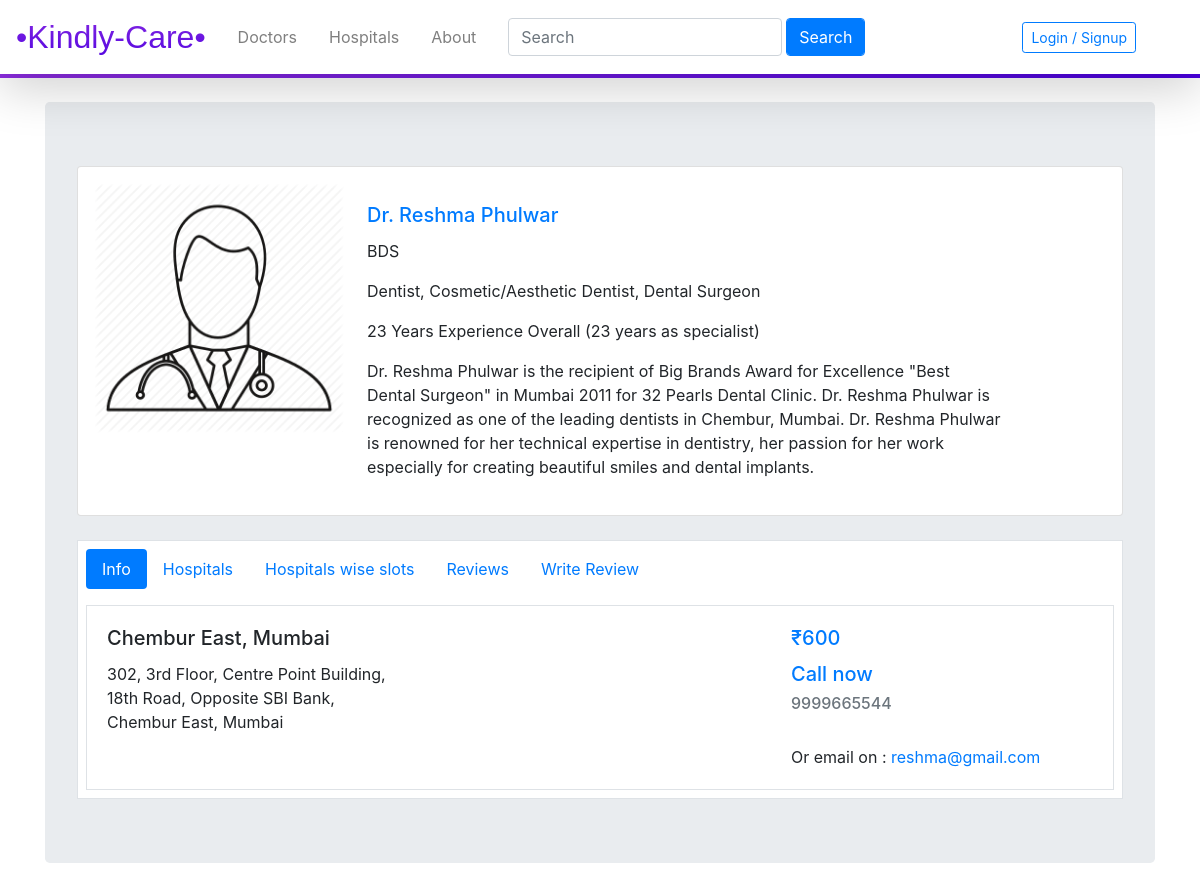
The app's page /doctor1, older data.
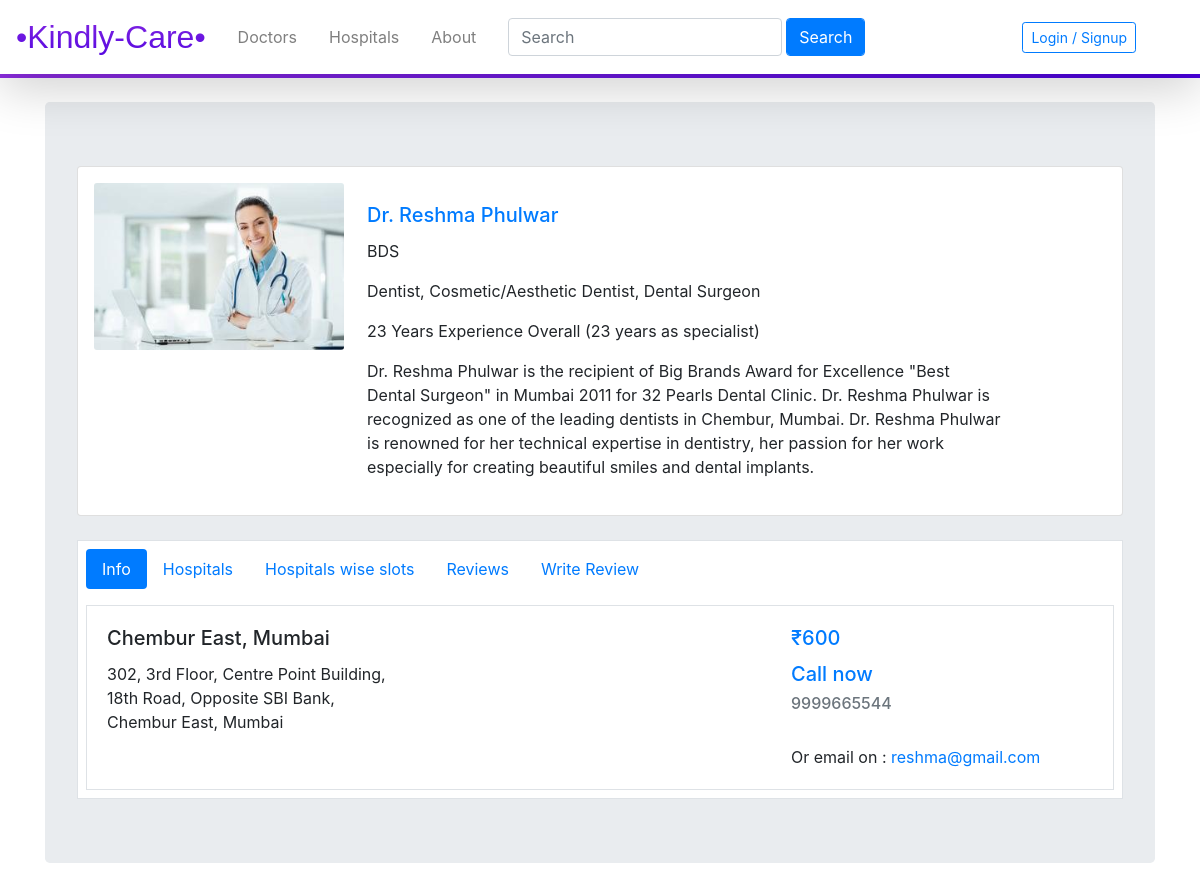
The same page, newer data.
### kindlycare/models.py (models this page shows, shortened)
class Doctors(db.Model, UserMixin):
    __tablename__ = 'doctors'
    id = db.Column(db.Integer,primary_key = True)
    name = db.Column(db.String(20),nullable = False)
    password = db.Column(db.String(20))
    email = db.Column(db.String(64),unique = True,index = True)
    qualification = db.Column(db.String(50),nullable = False)
    specialization = db.Column(db.String(140))
    consultation_fees = db.Column(db.Integer, nullable = False)
    profile_image = db.Column(db.String(64),default = 'default_image.jpg')
    experience = db.Column(db.Text,nullable = False)
    contact_number = db.Column(db.String(10),nullable = False)
    description = db.Column(db.Text,nullable = False)
    address_line_1 = db.Column(db.Text,nullable = False,default='India')
    address_line_2 = db.Column(db.Text,nullable = False,default='India')
    address_line_3 = db.Column(db.Text,nullable = False,default='India')
    reviews = db.relationship('Reviews',backref='doctor')
    slots = db.relationship('Slots',backref='doctor')
    appointments = db.relationship('Appointments',backref='doctor')
    hospitals_name = db.relationship('Hospitals',secondary=relate, backref = db.backref('doctor', lazy = True))

### kindlycare/doctors/views.py (the view, shortened to what this page needs)
@doctors.route('/doctor<int:doctor_id>', methods=['GET', 'POST'])
def viewDoctor(doctor_id):
    doc = Doctors.query.filter_by(id=doctor_id).first()
    address = doc.address_line_1+', '+doc.address_line_2+', '+doc.address_line_3
    reviews = Reviews.query.filter_by(doctor_id=doc.id).all()
    slots = Slots.query.filter_by(doc_id=doctor_id).all()
    current_date = str(datetime.now().time())
    my_date = date.today()
    current_day = calendar.day_name[my_date.weekday()]
    for slot in slots:
        print(slot.hospital_name)
    form = ReviewForm()
    return render_template('doctors.html', doc=doc, address=address, reviews=reviews, form=form, slots=slots, current_date=current_date, current_day=current_day)

### kindlycare/doctors/forms.py
class ReviewForm(FlaskForm):
    name = StringField('Your name', validators=[DataRequired()])
    content = TextAreaField('Your feedback', validators=[DataRequired()])
    rating = SelectField('Your rating', validators=[DataRequired()], choices=[
                         ('1', '1'), ('2', '2'), ('3', '3'), ('4', '4'), ('5', '5')])
    submit = SubmitField('Submit')

### kindlycare/templates/doctors.html (shortened to what this page needs)
{% extends 'base.html' %}
{% block content %}
<br>
<div class="jumbotron">
    <div class="card container bg-white p-3">
        <div class="row no-gutters">
            <div class="col-md-3">
                {% if doc.profile_picture %}
                <img src="{{url_for('static',filename='profile_pics/'+doc.profile_image)}}" class="card-img" alt="..."
                    style="width: fit-content;">
                {% else %}
                <img src="{{url_for('static',filename='profile_pics/'+doc.profile_image)}}" class="card-img" alt="..."
                    style="width: 250px;">
                {% endif %}
            </div>
            <div class="col-md-8">
                <div class="card-body">
                    <h5 class="card-title text-primary">Dr. {{doc.name}}</h5>
                    <p class="card-text">{{doc.qualification}}</p>
                    <p class="card-text">{{doc.specialization}}</p>
                    <p class="card-text">{{doc.experience}}</p>
                    <p class="card-text">{{doc.description}}</p>
                </div>
            </div>
        </div>
    </div>
    <br>
    <div class=" border container bg-white p-2">
        <ul class="nav nav-pills mb-3" id="pills-tab" role="tablist">
            <li class="nav-item">
                <a class="nav-link active" id="pills-home-tab" data-toggle="pill" href="#pills-home" role="tab"
                    aria-controls="pills-home" aria-selected="true">Info</a>
            </li>
            <li class="nav-item">
                <a class="nav-link" id="pills-hospitals-tab" data-toggle="pill" href="#pills-hospitals" role="tab"
                    aria-controls="pills-hospitals" aria-selected="false">Hospitals</a>
            </li>
            <li class="nav-item">
                <a class="nav-link" id="pills-slots-tab" data-toggle="pill" href="#pills-slots" role="tab"
                    aria-controls="pills-slots" aria-selected="false">Hospitals wise slots</a>
            </li>
            <li class="nav-item">
                <a class="nav-link" id="pills-profile-tab" data-toggle="pill" href="#pills-profile" role="tab"
                    aria-controls="pills-profile" aria-selected="false">Reviews</a>
            </li>
            <li class="nav-item">
                <a class="nav-link" id="pills-contact-tab" data-toggle="pill" href="#pills-contact" role="tab"
                    aria-controls="pills-contact" aria-selected="false">Write Review</a>
            </li>
        </ul>
        <div class="tab-content" id="pills-tabContent">
            <div class="tab-pane fade show active border" id="pills-home" role="tabpanel" aria-labelledby="pills-home-tab">
                <div class="row no-gutters">
                    <div class="col-md-4">
                        <div class="card-body">
                            <h5 class="card-title">{{doc.address_line_3}}</h5>
                            <p class="card-text">{{address}}</p>
                        </div>
                    </div>
                    <div class="col-md-4">
                        <div class="card-body">
                        </div>
                    </div>
                    <div class="col-md-4">
                        <div class="card-body">
                            <h5 class="card-title text-primary">₹{{doc.consultation_fees}}</h5>
                            <h5 class="text-primary">Call now</h5><h6 class="text-muted">{{doc.contact_number}}</h6>
                            <br>
                            <p class="card-text">Or email on : <a href="#">{{doc.email}}</a></p>
                        </div>
                    </div>
                </div>
            </div>
        </div>
    </div>
</div>
{% endblock %}

Row changes from the older to the newer data that the page shows:
changed Doctors "Reshma Phulwar": profile_image: picture added in place of a placeholder
